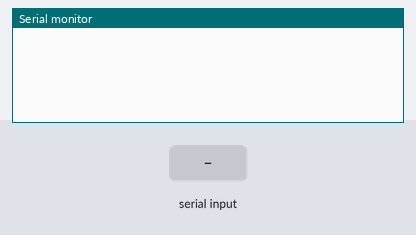
A sketch run on a simulated Arduino Uno, built with avr-gcc and run on an emulated ATmega328P. Shown: the last lines printed to the serial monitor. The test bench sets the inputs (shaded band).

Above: at 1.2 s.
1.3 s: "90,45\n" received over Serial
At 2.2 s:
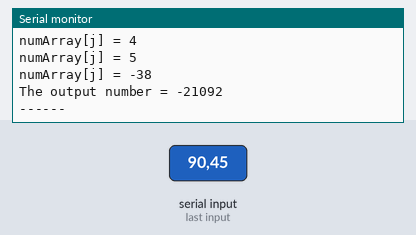
2.8 s: "30,150\n" received over Serial
At 3.5 s:
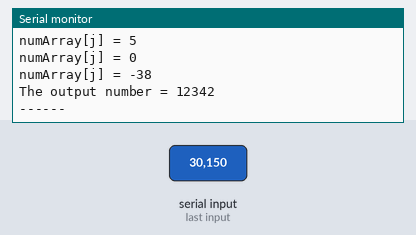
Timing chart, 0 to 5.8 s (numbered marks = the images above; inputs shaded):
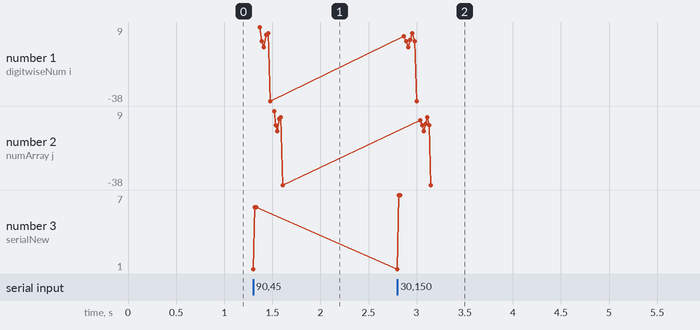

Measured:
- after the input at 1.3 s, the serial monitor: prints a new line at once (image 1)
- after the input at 2.8 s, the serial monitor: prints a new line at once (image 2)
- plotted number 3: 6 → 7 after the input at 2.8 s

The sketch:

serial_arbitrary_digits.ino
```cpp
// want to read in a decimal number of an arbitrary amount of digits, up to some Arduino-specified maximum

int maxDigits = 8; // max number of accepted digits

int incomingDigits = 0; // counter for digits
boolean numFill = false;

int serialOld = -1; // init
int serialNew = 0; // init
boolean waitData = true; // if waiting for data on stream; init
int serialBufferDelay = 10; // ms to wait inbetween bytes transferred (can be tuned)

void setup()
{
  Serial.begin(9600);     // opens serial port, sets data rate to 9600 bps
}

void loop()
{
  // only accept numbers of given digit length

  while (Serial.available() > 0 && waitData) // trigger when the first byte of a stream comes into the buffer (arduino runs so fast it only sees the first byte
  {

    // update the last count of bytes available from arduino's point of view (it runs really fast)
    serialNew = Serial.available(); // check the buffer (will return 1 on first byte before the others have arrived
    Serial.print("serialNew = ");
    Serial.println(serialNew);

    if (serialNew == serialOld) // serial
    {
      waitData = false; // done waiting on the computer, no more bytes sent within timeout period
    }

    else
    {
      serialOld = serialNew; // store value of the new Serial.available() in serialOld
    }

    delay(serialBufferDelay); // wait for new byte to come in at 9600 baud

  }

  if (serialNew > 0)
  {
    incomingDigits = serialNew;
    serialNew = 0; // reset
    waitData = true; // reset
    serialOld = -1; // reset; can be 0 as well (I think)
  }


  if ((incomingDigits > 0) && (incomingDigits <= maxDigits))
  {

    Serial.print("incomingDigits = ");
    Serial.println(incomingDigits);

    int digitwiseNum[incomingDigits];
    //numFill = true;

    for (int i = 0; i < incomingDigits; i++) // could also do while (Serial.available() > 0), but I want that counter in
    {
      // fill the array
      digitwiseNum[i] = Serial.read() - 48;  // encoding?
      Serial.print("digitwiseNum[i] = ");
      Serial.println(digitwiseNum[i]);


    }

    // serial buffer should be empty

    // must pass both the digitwiseNum array AND its member size to the parse function
    // passing an array to a function in C++ is by reference by default, and a POINTER is passed instead
    // using the sizeof function inside that function returns the size of the array pointer in bytes (2 bytes)
    // therefore, calling sizeof(incomingArray) in the parse function below ALWAYS returned 2 and caused serious problems.
    int output = parse(digitwiseNum, sizeof(digitwiseNum)/sizeof(int));

    // print the number
    Serial.print("The output number = ");
    Serial.println(output);
    Serial.println("------");
    // need control for maximum # allowed
    // reset numFill flag
    //numFill = false;
    //}

  }

      incomingDigits = 0; // reset
  /*
  else if (Serial.available > maxDigits)
  {
    for (int k = Serial.available(); k < maxDigits; k++)
    {


  */
}

int parse(int numArray[], int numDigits)
{
  // declare holder variable for total
  int outputNum = 0;
  // find size of incoming digitwise array and use that as control counter
  Serial.print("numDigits = ");
  Serial.println(numDigits);

  // loop through all the digits
  for (int j = 0; j < numDigits; j++)
  {
    // ex. 123 is stored as array[0]=1, array[1]=2, array[2]=3
    // want to multiply MSB (1, array[0]) by 10^2
    // but 2 here is # of digits - 1
    // and the power of 10 decreases by 1 every digit
    // at j = 1 (second run), array[1] * 10^(3 - 1 - 1) = 2*10^1
    // eventually it should hit 0, which means multiplying by 1
    // debug
    Serial.print("numArray[j] = ");
    Serial.println(numArray[j]);
    outputNum += numArray[j] * pow(10, numDigits - 1 - j);
  }
  return outputNum;
}

//void loop() {


        //if (Serial.available() >// 0) {

              //incomingByte = Serial.parseInt();
              //incomingByte = Serial.parseInt();

             //Serial.print("I received: ");
             // Serial.print(Serial.read() - 48);
             // Serial.print(incomingByte, DEC);
              //Serial.print("\n");
      //}
//}
```
